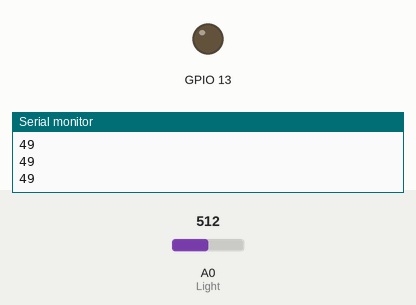
Recording of a sketch running on a simulated ESP8266 (NodeMCU). Parts: output pins drawn as LEDs (lit = HIGH), the last lines printed to the serial monitor. Inputs (shaded band) come from the test bench; at power-on: A0 (Light) = 512.

Above: at 1.2 s.
1.3 s: A0 (Light) set to 993
2.8 s: A0 (Light) set to 1013
At 4.1 s:
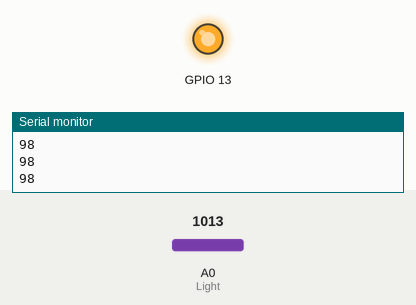
4.4 s: A0 (Light) set to 990
At 5.7 s:
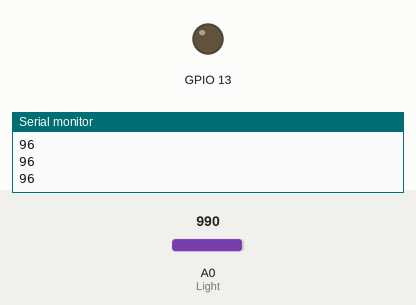
6.0 s: A0 (Light) set to 1010
At 7.3 s:
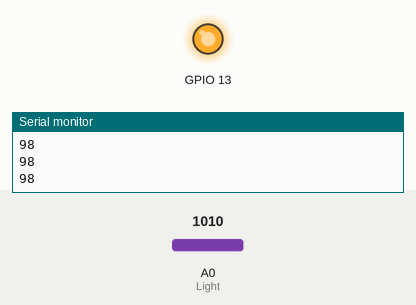
Timing chart, 0 to 8.6 s (numbered marks = the images above; inputs shaded):
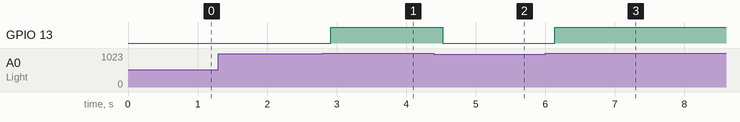

The sketch:

Ambient_Light_Sensor_2.ino
```cpp
#define BLYNK_PRINT Serial
#include <SPI.h>
#include <ESP8266WiFi.h>
#include <BlynkSimpleEsp8266.h>

#define Light A0

char auth[] = "f6d5e9927af84a48913a8a447ddcb885";

// Your WiFi credentials.
// Set password to "" for open networks.
char ssid[] = "smartspacekk";
char pass[] = "smartspace09";

int light_value;
int light;


void setup() {
  Serial.begin(112500);
  pinMode(Light, INPUT); //data pin for ambientlight sensor
  pinMode(13, OUTPUT);

}

void loop() {
  int light_value = analogRead(Light);
  light = light_value * 0.0976;// percentage calculation
  Serial.println(light);
  delay(100);
  if (light_value > 1000) {
    digitalWrite(13, HIGH);
  }
  else {digitalWrite(13,LOW);}
 Blynk.virtualWrite(V5, light);
 Blynk.run();
}
```

Measured:
- the behaviour switches between 1000 and 1001 on A0 (Light) (found by bisection; images 0 and 1)
- after the input at 2.8 s, GPIO 13: LOW → HIGH after 0.12 s
- after the input at 4.4 s, GPIO 13: HIGH → LOW after 0.12 s
- after the input at 6.0 s, GPIO 13: LOW → HIGH after 0.13 s
